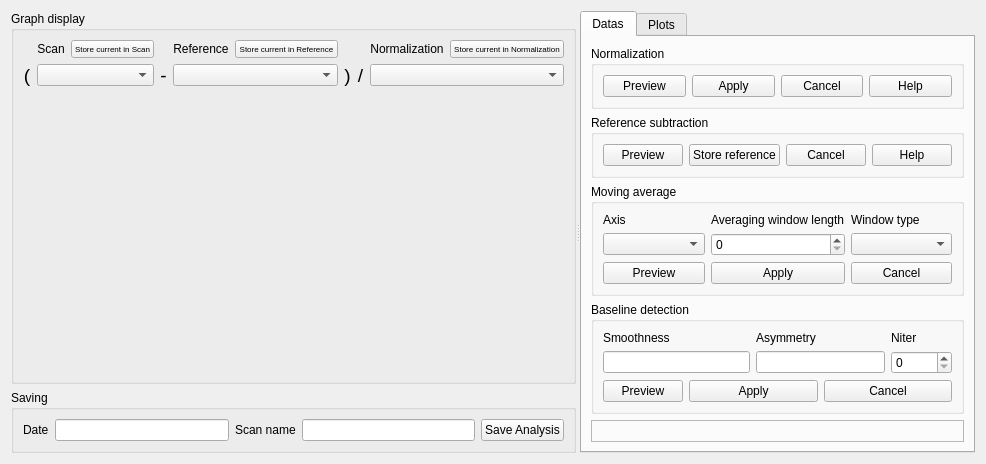
      <widget class="QWidget" name="Analysis">
       <attribute name="title">
        <string>Analysis</string>
       </attribute>
       <layout class="QVBoxLayout" name="verticalLayout_11">
        <item>
         <widget class="QSplitter" name="splitter">
          <property name="orientation">
           <enum>Qt::Horizontal</enum>
          </property>
          <widget class="QWidget" name="layoutWidget">
           <layout class="QVBoxLayout" name="verticalLayout_9">
            <item>
             <widget class="QGroupBox" name="groupBox">
              <property name="sizePolicy">
               <sizepolicy hsizetype="Expanding" vsizetype="Expanding">
                <horstretch>0</horstretch>
                <verstretch>0</verstretch>
               </sizepolicy>
              </property>
              <property name="title">
               <string>Graph display</string>
              </property>
              <layout class="QVBoxLayout" name="verticalLayout_6">
               <item>
                <layout class="QGridLayout" name="gridLayout_2">
                 <item row="1" column="0">
                  <widget class="QLabel" name="label_3">
                   <property name="font">
                    <font>
                     <pointsize>14</pointsize>
                    </font>
                   </property>
                   <property name="text">
                    <string>(</string>
                   </property>
                   <property name="alignment">
                    <set>Qt::AlignCenter</set>
                   </property>
                  </widget>
                 </item>
                 <item row="0" column="8">
                  <widget class="QLabel" name="label_16">
                   <property name="sizePolicy">
                    <sizepolicy hsizetype="Preferred" vsizetype="Minimum">
                     <horstretch>0</horstretch>
                     <verstretch>0</verstretch>
                    </sizepolicy>
                   </property>
                   <property name="text">
                    <string>Normalization</string>
                   </property>
                   <property name="alignment">
                    <set>Qt::AlignCenter</set>
                   </property>
                  </widget>
                 </item>
                 <item row="0" column="4">
                  <widget class="QLabel" name="label_15">
                   <property name="sizePolicy">
                    <sizepolicy hsizetype="Preferred" vsizetype="Minimum">
                     <horstretch>0</horstretch>
                     <verstretch>0</verstretch>
                    </sizepolicy>
                   </property>
                   <property name="text">
                    <string>Reference</string>
                   </property>
                   <property name="alignment">
                    <set>Qt::AlignCenter</set>
                   </property>
                  </widget>
                 </item>
                 <item row="0" column="5">
                  <widget class="QPushButton" name="refStore">
                   <property name="font">
                    <font>
                     <pointsize>6</pointsize>
                    </font>
                   </property>
                   <property name="text">
                    <string>Store current in Reference</string>
                   </property>
                  </widget>
                 </item>
                 <item row="1" column="7">
                  <widget class="QLabel" name="label_6">
                   <property name="sizePolicy">
                    <sizepolicy hsizetype="Minimum" vsizetype="Preferred">
                     <horstretch>0</horstretch>
                     <verstretch>0</verstretch>
                    </sizepolicy>
                   </property>
                   <property name="font">
                    <font>
                     <pointsize>14</pointsize>
                    </font>
                   </property>
                   <property name="text">
                    <string>/</string>
                   </property>
                   <property name="alignment">
                    <set>Qt::AlignCenter</set>
                   </property>
                  </widget>
                 </item>
                 <item row="0" column="2">
                  <widget class="QPushButton" name="scanStore">
                   <property name="sizePolicy">
                    <sizepolicy hsizetype="Minimum" vsizetype="Minimum">
                     <horstretch>0</horstretch>
                     <verstretch>0</verstretch>
                    </sizepolicy>
                   </property>
                   <property name="font">
                    <font>
                     <pointsize>6</pointsize>
                    </font>
                   </property>
                   <property name="text">
                    <string>Store current in Scan</string>
                   </property>
                  </widget>
                 </item>
                 <item row="0" column="9">
                  <widget class="QPushButton" name="normStore">
                   <property name="sizePolicy">
                    <sizepolicy hsizetype="Minimum" vsizetype="Minimum">
                     <horstretch>0</horstretch>
                     <verstretch>0</verstretch>
                    </sizepolicy>
                   </property>
                   <property name="font">
                    <font>
                     <pointsize>6</pointsize>
                    </font>
                   </property>
                   <property name="text">
                    <string>Store current in Normalization</string>
                   </property>
                  </widget>
                 </item>
                 <item row="0" column="1">
                  <widget class="QLabel" name="label_7">
                   <property name="sizePolicy">
                    <sizepolicy hsizetype="Preferred" vsizetype="Minimum">
                     <horstretch>0</horstretch>
                     <verstretch>0</verstretch>
                    </sizepolicy>
                   </property>
                   <property name="text">
                    <string>Scan</string>
                   </property>
                   <property name="alignment">
                    <set>Qt::AlignCenter</set>
                   </property>
                  </widget>
                 </item>
                 <item row="1" column="3">
                  <widget class="QLabel" name="label_4">
                   <property name="sizePolicy">
                    <sizepolicy hsizetype="Minimum" vsizetype="Preferred">
                     <horstretch>0</horstretch>
                     <verstretch>0</verstretch>
                    </sizepolicy>
                   </property>
                   <property name="font">
                    <font>
                     <pointsize>14</pointsize>
                    </font>
                   </property>
                   <property name="text">
                    <string>-</string>
                   </property>
                   <property name="alignment">
                    <set>Qt::AlignCenter</set>
                   </property>
                  </widget>
                 </item>
                 <item row="1" column="6">
                  <widget class="QLabel" name="label_5">
                   <property name="sizePolicy">
                    <sizepolicy hsizetype="Minimum" vsizetype="Preferred">
                     <horstretch>0</horstretch>
                     <verstretch>0</verstretch>
                    </sizepolicy>
                   </property>
                   <property name="font">
                    <font>
                     <pointsize>14</pointsize>
                    </font>
                   </property>
                   <property name="text">
                    <string>)</string>
                   </property>
                   <property name="alignment">
                    <set>Qt::AlignCenter</set>
                   </property>
                  </widget>
                 </item>
                 <item row="1" column="1" colspan="2">
                  <widget class="QComboBox" name="scanbox">
                   <property name="enabled">
                    <bool>true</bool>
                   </property>
                  </widget>
                 </item>
                 <item row="1" column="4" colspan="2">
                  <widget class="QComboBox" name="refbox"/>
                 </item>
                 <item row="1" column="8" colspan="2">
                  <widget class="QComboBox" name="normbox"/>
                 </item>
                </layout>
               </item>
               <item>
                <widget class="QWidget" name="widget" native="true">
                 <property name="sizePolicy">
                  <sizepolicy hsizetype="Expanding" vsizetype="Expanding">
                   <horstretch>0</horstretch>
                   <verstretch>0</verstretch>
                  </sizepolicy>
                 </property>
                 <layout class="QVBoxLayout" name="analysisGraph"/>
                </widget>
               </item>
              </layout>
             </widget>
            </item>
            <item>
             <widget class="QGroupBox" name="groupBox_5">
              <property name="sizePolicy">
               <sizepolicy hsizetype="Expanding" vsizetype="Fixed">
                <horstretch>0</horstretch>
                <verstretch>0</verstretch>
               </sizepolicy>
              </property>
              <property name="title">
               <string>Saving</string>
              </property>
              <layout class="QHBoxLayout" name="horizontalLayout_2">
               <item>
                <widget class="QLabel" name="label">
                 <property name="sizePolicy">
                  <sizepolicy hsizetype="Preferred" vsizetype="Minimum">
                   <horstretch>0</horstretch>
                   <verstretch>0</verstretch>
                  </sizepolicy>
                 </property>
                 <property name="maximumSize">
                  <size>
                   <width>16777215</width>
                   <height>24</height>
                  </size>
                 </property>
                 <property name="text">
                  <string>Date</string>
                 </property>
                </widget>
               </item>
               <item>
                <widget class="QLineEdit" name="dateEdit">
                 <property name="maximumSize">
                  <size>
                   <width>16777215</width>
                   <height>24</height>
                  </size>
                 </property>
                </widget>
               </item>
               <item>
                <widget class="QLabel" name="label_2">
                 <property name="sizePolicy">
                  <sizepolicy hsizetype="Preferred" vsizetype="Minimum">
                   <horstretch>0</horstretch>
                   <verstretch>0</verstretch>
                  </sizepolicy>
                 </property>
                 <property name="maximumSize">
                  <size>
                   <width>16777215</width>
                   <height>24</height>
                  </size>
                 </property>
                 <property name="text">
                  <string>Scan name</string>
                 </property>
                </widget>
               </item>
               <item>
                <widget class="QLineEdit" name="nameEdit">
                 <property name="maximumSize">
                  <size>
                   <width>16777215</width>
                   <height>24</height>
                  </size>
                 </property>
                </widget>
               </item>
               <item>
                <widget class="QPushButton" name="saveButton">
                 <property name="maximumSize">
                  <size>
                   <width>16777215</width>
                   <height>24</height>
                  </size>
                 </property>
                 <property name="text">
                  <string>Save Analysis</string>
                 </property>
                </widget>
               </item>
              </layout>
             </widget>
            </item>
           </layout>
          </widget>
          <widget class="QTabWidget" name="tabWidget">
           <property name="currentIndex">
            <number>0</number>
           </property>
           <widget class="QWidget" name="Datas">
            <attribute name="title">
             <string>Datas</string>
            </attribute>
            <layout class="QVBoxLayout" name="verticalLayout_10">
             <item>
              <widget class="QGroupBox" name="groupBox_2">
               <property name="sizePolicy">
                <sizepolicy hsizetype="Minimum" vsizetype="Minimum">
                 <horstretch>0</horstretch>
                 <verstretch>0</verstretch>
                </sizepolicy>
               </property>
               <property name="title">
                <string>Normalization</string>
               </property>
               <layout class="QVBoxLayout" name="verticalLayout_5">
                <item>
                 <layout class="QHBoxLayout" name="horizontalLayout_3">
                  <item>
                   <widget class="QPushButton" name="normalizationPre">
                    <property name="sizePolicy">
                     <sizepolicy hsizetype="Preferred" vsizetype="Fixed">
                      <horstretch>0</horstretch>
                      <verstretch>0</verstretch>
                     </sizepolicy>
                    </property>
                    <property name="text">
                     <string>Preview</string>
                    </property>
                   </widget>
                  </item>
                  <item>
                   <widget class="QPushButton" name="normalizationApp">
                    <property name="sizePolicy">
                     <sizepolicy hsizetype="Preferred" vsizetype="Fixed">
                      <horstretch>0</horstretch>
                      <verstretch>0</verstretch>
                     </sizepolicy>
                    </property>
                    <property name="text">
                     <string>Apply</string>
                    </property>
                   </widget>
                  </item>
                  <item>
                   <widget class="QPushButton" name="normalizationCan">
                    <property name="sizePolicy">
                     <sizepolicy hsizetype="Preferred" vsizetype="Fixed">
                      <horstretch>0</horstretch>
                      <verstretch>0</verstretch>
                     </sizepolicy>
                    </property>
                    <property name="text">
                     <string>Cancel</string>
                    </property>
                   </widget>
                  </item>
                  <item>
                   <widget class="QPushButton" name="helpNormButton">
                    <property name="text">
                     <string>Help</string>
                    </property>
                   </widget>
                  </item>
                 </layout>
                </item>
               </layout>
              </widget>
             </item>
             <item>
              <widget class="QGroupBox" name="groupBox_3">
               <property name="sizePolicy">
                <sizepolicy hsizetype="Minimum" vsizetype="Minimum">
                 <horstretch>0</horstretch>
                 <verstretch>0</verstretch>
                </sizepolicy>
               </property>
               <property name="title">
                <string>Reference subtraction</string>
               </property>
               <layout class="QVBoxLayout" name="verticalLayout_7">
                <item>
                 <layout class="QGridLayout" name="gridLayout_7">
                  <item row="0" column="2">
                   <widget class="QPushButton" name="referenceCan">
                    <property name="sizePolicy">
                     <sizepolicy hsizetype="Preferred" vsizetype="Fixed">
                      <horstretch>0</horstretch>
                      <verstretch>0</verstretch>
                     </sizepolicy>
                    </property>
                    <property name="text">
                     <string>Cancel</string>
                    </property>
                   </widget>
                  </item>
                  <item row="0" column="1">
                   <widget class="QPushButton" name="referenceApp">
                    <property name="sizePolicy">
                     <sizepolicy hsizetype="Preferred" vsizetype="Fixed">
                      <horstretch>0</horstretch>
                      <verstretch>0</verstretch>
                     </sizepolicy>
                    </property>
                    <property name="text">
                     <string>Store reference</string>
                    </property>
                   </widget>
                  </item>
                  <item row="0" column="0">
                   <widget class="QPushButton" name="referencePre">
                    <property name="sizePolicy">
                     <sizepolicy hsizetype="Preferred" vsizetype="Fixed">
                      <horstretch>0</horstretch>
                      <verstretch>0</verstretch>
                     </sizepolicy>
                    </property>
                    <property name="text">
                     <string>Preview</string>
                    </property>
                   </widget>
                  </item>
                  <item row="0" column="3">
                   <widget class="QPushButton" name="helpRefButton">
                    <property name="text">
                     <string>Help</string>
                    </property>
                   </widget>
                  </item>
                 </layout>
                </item>
               </layout>
              </widget>
             </item>
             <item>
              <widget class="QGroupBox" name="groupBox_4">
               <property name="sizePolicy">
                <sizepolicy hsizetype="Minimum" vsizetype="Minimum">
                 <horstretch>0</horstretch>
                 <verstretch>0</verstretch>
                </sizepolicy>
               </property>
               <property name="title">
                <string>Moving average</string>
               </property>
               <layout class="QVBoxLayout" name="verticalLayout_4">
                <item>
                 <layout class="QGridLayout" name="gridLayout_3">
                  <item row="0" column="0">
                   <widget class="QLabel" name="label_23">
                    <property name="sizePolicy">
                     <sizepolicy hsizetype="Preferred" vsizetype="Preferred">
                      <horstretch>0</horstretch>
                      <verstretch>0</verstretch>
                     </sizepolicy>
                    </property>
                    <property name="text">
                     <string>Axis</string>
                    </property>
                   </widget>
                  </item>
                  <item row="0" column="1">
                   <widget class="QLabel" name="label_22">
                    <property name="sizePolicy">
                     <sizepolicy hsizetype="Preferred" vsizetype="Preferred">
                      <horstretch>0</horstretch>
                      <verstretch>0</verstretch>
                     </sizepolicy>
                    </property>
                    <property name="text">
                     <string>Averaging window length</string>
                    </property>
                   </widget>
                  </item>
                  <item row="0" column="2">
                   <widget class="QLabel" name="label_21">
                    <property name="sizePolicy">
                     <sizepolicy hsizetype="Preferred" vsizetype="Preferred">
                      <horstretch>0</horstretch>
                      <verstretch>0</verstretch>
                     </sizepolicy>
                    </property>
                    <property name="text">
                     <string>Window type</string>
                    </property>
                   </widget>
                  </item>
                  <item row="1" column="0">
                   <widget class="QComboBox" name="axisBox">
                    <property name="enabled">
                     <bool>true</bool>
                    </property>
                    <property name="sizePolicy">
                     <sizepolicy hsizetype="Preferred" vsizetype="Fixed">
                      <horstretch>0</horstretch>
                      <verstretch>0</verstretch>
                     </sizepolicy>
                    </property>
                   </widget>
                  </item>
                  <item row="1" column="1">
                   <widget class="QSpinBox" name="windowLenEdit">
                    <property name="maximum">
                     <number>1000</number>
                    </property>
                   </widget>
                  </item>
                  <item row="1" column="2">
                   <widget class="QComboBox" name="windowBox"/>
                  </item>
                  <item row="2" column="1">
                   <widget class="QPushButton" name="movingApp">
                    <property name="sizePolicy">
                     <sizepolicy hsizetype="Preferred" vsizetype="Fixed">
                      <horstretch>0</horstretch>
                      <verstretch>0</verstretch>
                     </sizepolicy>
                    </property>
                    <property name="text">
                     <string>Apply</string>
                    </property>
                   </widget>
                  </item>
                  <item row="2" column="0">
                   <widget class="QPushButton" name="movingPre">
                    <property name="sizePolicy">
                     <sizepolicy hsizetype="Preferred" vsizetype="Fixed">
                      <horstretch>0</horstretch>
                      <verstretch>0</verstretch>
                     </sizepolicy>
                    </property>
                    <property name="text">
                     <string>Preview</string>
                    </property>
                   </widget>
                  </item>
                  <item row="2" column="2">
                   <widget class="QPushButton" name="movingCan">
                    <property name="sizePolicy">
                     <sizepolicy hsizetype="Preferred" vsizetype="Fixed">
                      <horstretch>0</horstretch>
                      <verstretch>0</verstretch>
                     </sizepolicy>
                    </property>
                    <property name="text">
                     <string>Cancel</string>
                    </property>
                   </widget>
                  </item>
                 </layout>
                </item>
               </layout>
              </widget>
             </item>
             <item>
              <widget class="QGroupBox" name="groupBox_6">
               <property name="sizePolicy">
                <sizepolicy hsizetype="Preferred" vsizetype="Minimum">
                 <horstretch>0</horstretch>
                 <verstretch>0</verstretch>
                </sizepolicy>
               </property>
               <property name="title">
                <string>Baseline detection</string>
               </property>
               <layout class="QVBoxLayout" name="verticalLayout_8">
                <item>
                 <layout class="QGridLayout" name="gridLayout_8">
                  <item row="0" column="4">
                   <widget class="QLabel" name="label_19">
                    <property name="text">
                     <string>Niter</string>
                    </property>
                   </widget>
                  </item>
                  <item row="1" column="0" colspan="2">
                   <widget class="QLineEdit" name="smoothness"/>
                  </item>
                  <item row="1" column="2" colspan="2">
                   <widget class="QLineEdit" name="asymmetry"/>
                  </item>
                  <item row="1" column="4">
                   <widget class="QSpinBox" name="Niter"/>
                  </item>
                  <item row="2" column="0">
                   <widget class="QPushButton" name="basePre">
                    <property name="sizePolicy">
                     <sizepolicy hsizetype="Preferred" vsizetype="Fixed">
                      <horstretch>0</horstretch>
                      <verstretch>0</verstretch>
                     </sizepolicy>
                    </property>
                    <property name="text">
                     <string>Preview</string>
                    </property>
                   </widget>
                  </item>
                  <item row="2" column="1" colspan="2">
                   <widget class="QPushButton" name="baseApp">
                    <property name="sizePolicy">
                     <sizepolicy hsizetype="Preferred" vsizetype="Fixed">
                      <horstretch>0</horstretch>
                      <verstretch>0</verstretch>
                     </sizepolicy>
                    </property>
                    <property name="text">
                     <string>Apply</string>
                    </property>
                   </widget>
                  </item>
                  <item row="2" column="3" colspan="2">
                   <widget class="QPushButton" name="baseCan">
                    <property name="sizePolicy">
                     <sizepolicy hsizetype="Preferred" vsizetype="Fixed">
                      <horstretch>0</horstretch>
                      <verstretch>0</verstretch>
                     </sizepolicy>
                    </property>
                    <property name="text">
                     <string>Cancel</string>
                    </property>
                   </widget>
                  </item>
                  <item row="0" column="0" colspan="2">
                   <widget class="QLabel" name="label_17">
                    <property name="text">
                     <string>Smoothness</string>
                    </property>
                   </widget>
                  </item>
                  <item row="0" column="2" colspan="2">
                   <widget class="QLabel" name="label_18">
                    <property name="text">
                     <string>Asymmetry</string>
                    </property>
                   </widget>
                  </item>
                 </layout>
                </item>
               </layout>
              </widget>
             </item>
             <item>
              <widget class="QFrame" name="frame_2">
               <property name="sizePolicy">
                <sizepolicy hsizetype="Expanding" vsizetype="Expanding">
                 <horstretch>0</horstretch>
                 <verstretch>0</verstretch>
                </sizepolicy>
               </property>
               <property name="frameShape">
                <enum>QFrame::StyledPanel</enum>
               </property>
               <property name="frameShadow">
                <enum>QFrame::Raised</enum>
               </property>
               <layout class="QVBoxLayout" name="backBaseline"/>
              </widget>
             </item>
            </layout>
           </widget>
           <widget class="QWidget" name="tab">
            <attribute name="title">
             <string>Plots</string>
            </attribute>
            <layout class="QVBoxLayout" name="verticalLayout_14">
             <item>
              <widget class="QSplitter" name="splitter_3">
               <property name="orientation">
                <enum>Qt::Vertical</enum>
               </property>
               <widget class="QFrame" name="frame_3">
                <property name="frameShape">
                 <enum>QFrame::StyledPanel</enum>
                </property>
                <property name="frameShadow">
                 <enum>QFrame::Raised</enum>
                </property>
                <layout class="QVBoxLayout" name="plotVertAnalysis"/>
               </widget>
               <widget class="QFrame" name="frame_4">
                <property name="frameShape">
                 <enum>QFrame::StyledPanel</enum>
                </property>
                <property name="frameShadow">
                 <enum>QFrame::Raised</enum>
                </property>
                <layout class="QVBoxLayout" name="plotHorAnalysis"/>
               </widget>
              </widget>
             </item>
            </layout>
           </widget>
          </widget>
         </widget>
        </item>
       </layout>
      </widget>
